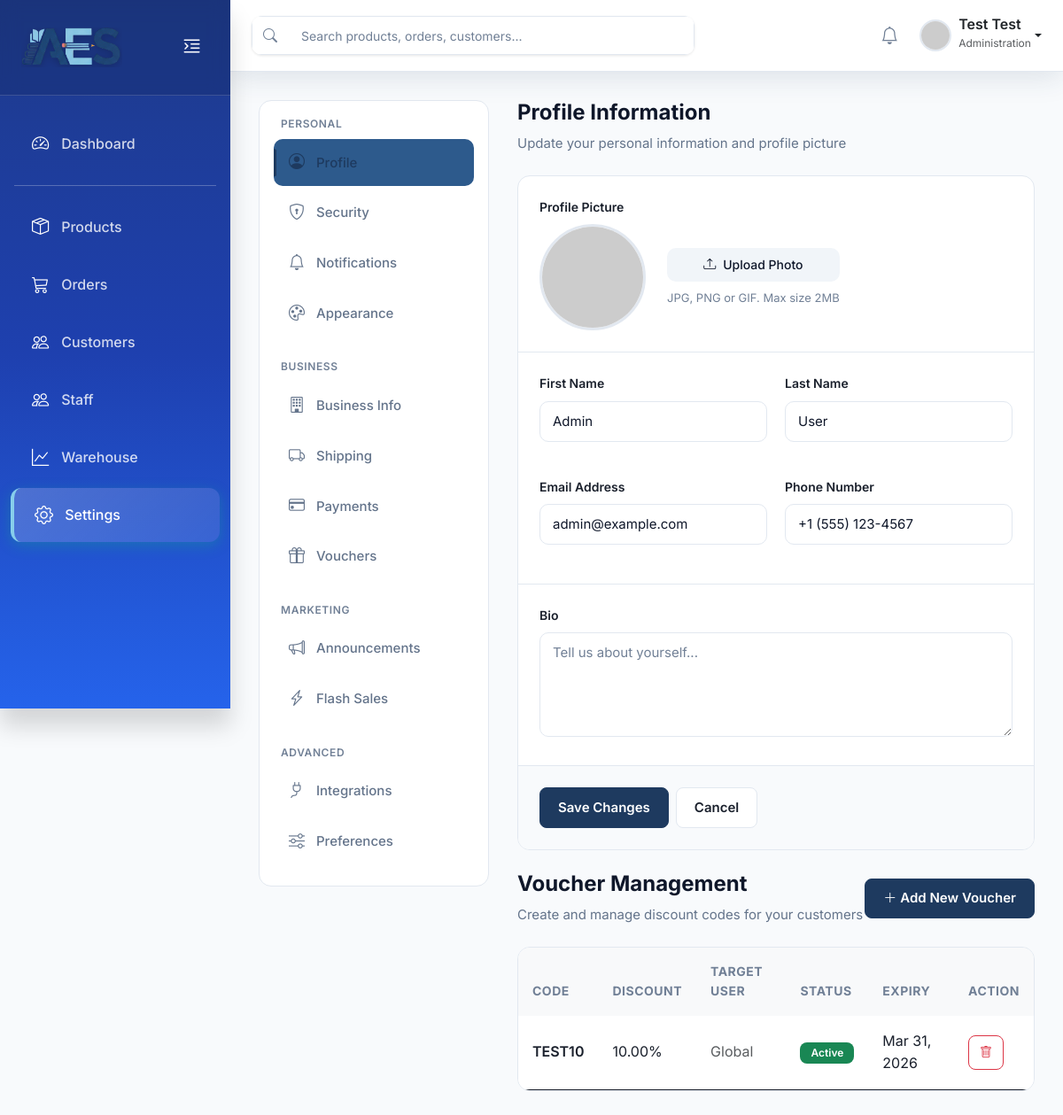
/admin/settings.php (signed in), run on the app's committed database.
### tables this page shows
CREATE TABLE `vouchers` (
  `id` int(11) NOT NULL,
  `code` varchar(50) NOT NULL,
  `discount_amount` decimal(10,2) NOT NULL,
  `discount_type` enum('fixed','percentage') DEFAULT 'fixed',
  `user_id` int(11) DEFAULT NULL,
  `is_used` tinyint(1) DEFAULT 0,
  `expiry_date` date NOT NULL,
  `created_at` timestamp NOT NULL DEFAULT current_timestamp()
);

### admin/settings.php (the view, shortened to what this page needs)
<?php
include 'includes/header.php';
?>
<div class="settings-container">
    <div class="settings-layout">
        <aside class="settings-sidebar">
            <div class="sidebar-inner">
                <div class="sidebar-section">
                    <div class="section-label">Personal</div>
                    <nav class="settings-nav">
                        <a href="#profile" class="nav-item active" onclick="showSettingsTab(event, 'profile')">
                            <i class="bi bi-person-circle"></i>
                            <span>Profile</span>
                        </a>
                        <a href="#account" class="nav-item" onclick="showSettingsTab(event, 'account')">
                            <i class="bi bi-shield-lock"></i>
                            <span>Security</span>
                        </a>
                        <a href="#notifications" class="nav-item" onclick="showSettingsTab(event, 'notifications')">
                            <i class="bi bi-bell"></i>
                            <span>Notifications</span>
                        </a>
                        <a href="#appearance" class="nav-item" onclick="showSettingsTab(event, 'appearance')">
                            <i class="bi bi-palette"></i>
                            <span>Appearance</span>
                        </a>
                    </nav>
                </div>
                <div class="sidebar-section">
                    <div class="section-label">Business</div>
                    <nav class="settings-nav">
                        <a href="#business" class="nav-item" onclick="showSettingsTab(event, 'business')">
                            <i class="bi bi-building"></i>
                            <span>Business Info</span>
                        </a>
                        <a href="#shipping" class="nav-item" onclick="showSettingsTab(event, 'shipping')">
                            <i class="bi bi-truck"></i>
                            <span>Shipping</span>
                        </a>
                        <a href="#payment" class="nav-item" onclick="showSettingsTab(event, 'payment')">
                            <i class="bi bi-credit-card"></i>
                            <span>Payments</span>
                        </a>
                        <a href="#vouchers" class="nav-item" onclick="showSettingsTab(event, 'vouchers')">
                            <i class="bi bi-gift"></i>
                            <span>Vouchers</span>
                        </a>
                    </nav>
                </div>
                <div class="sidebar-section">
                    <div class="section-label">Marketing</div>
                    <nav class="settings-nav">
                        <a href="#announcement" class="nav-item" onclick="showSettingsTab(event, 'announcement')">
                            <i class="bi bi-megaphone"></i>
                            <span>Announcements</span>
                        </a>
                        <a href="#flashsale" class="nav-item" onclick="showSettingsTab(event, 'flashsale')">
                            <i class="bi bi-lightning-charge"></i>
                            <span>Flash Sales</span>
                        </a>
                    </nav>
                </div>
                <div class="sidebar-section">
                    <div class="section-label">Advanced</div>
                    <nav class="settings-nav">
                        <a href="#integrations" class="nav-item" onclick="showSettingsTab(event, 'integrations')">
                            <i class="bi bi-plug"></i>
                            <span>Integrations</span>
                        </a>
                        <a href="#preferences" class="nav-item" onclick="showSettingsTab(event, 'preferences')">
                            <i class="bi bi-sliders"></i>
                            <span>Preferences</span>
                        </a>
                    </nav>
                </div>
            </div>
        </aside>
        <div class="settings-content">
            <div id="profile-settings" class="settings-panel">
                <div class="panel-header">
                    <h2 class="panel-title">Profile Information</h2>
                    <p class="panel-description">Update your personal information and profile picture</p>
                </div>
                <div class="settings-card">
                    <div class="card-section">
                        <label class="form-label">Profile Picture</label>
                        <div class="profile-upload">
                            <div class="profile-preview">
                                <img src="https://ui-avatars.com/api/?name=Admin+User&background=2563eb&color=fff&size=120" id="profilePreview" alt="Profile">
                            </div>
                            <div class="upload-info">
                                <button class="btn-upload" onclick="document.getElementById('profilePicture').click()">
                                    <i class="bi bi-upload me-2"></i>Upload Photo
                                </button>
                                <small class="upload-hint">JPG, PNG or GIF. Max size 2MB</small>
                            </div>
                        </div>
                    </div>
                    <div class="card-section">
                        <div class="form-grid">
                            <div class="form-group">
                                <label class="form-label">First Name</label>
                                <input type="text" class="form-input" value="Admin" placeholder="Enter first name">
                            </div>
                            <div class="form-group">
                                <label class="form-label">Last Name</label>
                                <input type="text" class="form-input" value="User" placeholder="Enter last name">
                            </div>
                            <div class="form-group">
                                <label class="form-label">Email Address</label>
                                <input type="email" class="form-input" value="admin@example.com" placeholder="Enter email">
                            </div>
                            <div class="form-group">
                                <label class="form-label">Phone Number</label>
                                <input type="tel" class="form-input" value="+1 (555) 123-4567" placeholder="Enter phone">
                            </div>
                        </div>
                    </div>
                    <div class="card-section">
                        <div class="form-group">
                            <label class="form-label">Bio</label>
                            <textarea class="form-input" rows="4" placeholder="Tell us about yourself..."></textarea>
                        </div>
                    </div>
                    <div class="card-actions">
                        <button class="btn-primary">Save Changes</button>
                        <button class="btn-secondary">Cancel</button>
                    </div>
                </div>
            </div>
            <div id="vouchers-settings" class="settings-panel">
                <div class="panel-header d-flex justify-content-between align-items-center">
                    <div>
                        <h2 class="panel-title">Voucher Management</h2>
                        <p class="panel-description">Create and manage discount codes for your customers</p>
                    </div>
                    <button class="btn btn-primary" onclick="openVoucherModal()">
                        <i class="bi bi-plus-lg me-1"></i> Add New Voucher
                    </button>
                </div>
                <div class="settings-card mt-4">
                    <div class="table-responsive">
                        <table class="table table-hover align-middle">
                            <thead class="table-light">
                                <tr>
                                    <th>Code</th>
                                    <th>Discount</th>
                                    <th>Target User</th>
                                    <th>Status</th>
                                    <th>Expiry</th>
                                    <th>Action</th>
                                </tr>
                            </thead>
                            <tbody>
                                <?php
                                $v_query = "SELECT v.*, u.full_name FROM aes.vouchers v
                                LEFT JOIN users u ON v.user_id = u.id
                                ORDER BY v.created_at DESC";
                                $v_res = mysqli_query($conn, $v_query);
                                while ($v = mysqli_fetch_assoc($v_res)):
                                    $is_expired = strtotime($v['expiry_date']) < time();
                                ?>
                                    <tr>
                                        <td><strong><?= $v['code'] ?></strong></td>
                                        <td><?= $v['discount_type'] == 'fixed' ? '₱' . $v['discount_amount'] : $v['discount_amount'] . '%' ?></td>
                                        <td><?= $v['full_name'] ?? '<span class="text-muted">Global</span>' ?></td>
                                        <td>
                                            <?php if ($v['is_used']): ?>
                                                <span class="badge bg-secondary">Used</span>
                                            <?php elseif ($is_expired): ?>
                                                <span class="badge bg-danger">Expired</span>
                                            <?php else: ?>
                                                <span class="badge bg-success">Active</span>
                                            <?php endif; ?>
                                        </td>
                                        <td><?= date('M d, Y', strtotime($v['expiry_date'])) ?></td>
                                        <td>
                                            <button class="btn btn-sm btn-outline-danger" onclick="deleteVoucher(<?= $v['id'] ?>)">
                                                <i class="bi bi-trash"></i>
                                            </button>
                                        </td>
                                    </tr>
                                <?php endwhile; ?>
                            </tbody>
                        </table>
                    </div>
                </div>
            </div>
        </div>
    </div>
</div>
</main>
<?php
include 'includes/footer.php';
?>

### admin/assets/css/index.css (style rules this page uses)
:root { --primary-color: #2563eb; --primary-dark: #1e40af; --secondary-color: #10b981; --accent-color: #f59e0b; --sidebar-width: 260px; --sidebar-collapsed-width: 80px; --bg-light: #f8fafc; --bg-white: #ffffff; --text-dark: #1e293b; --text-muted: #64748b; --border-color: #e2e8f0; --shadow-sm: 0 1px 3px rgba(0, 0, 0, 0.1); --shadow-md: 0 4px 6px rgba(0, 0, 0, 0.07); --shadow-lg: 0 10px 15px rgba(0, 0, 0, 0.1); --shadow-xl: 0 20px 25px rgba(0, 0, 0, 0.15); }
* { margin: 0; padding: 0; box-sizing: border-box; }
body { background: linear-gradient(135deg, #f5f7fa 0%, #e8eef5 100%); font-family: 'Inter', 'Segoe UI', -apple-system, BlinkMacSystemFont, sans-serif; overflow-x: hidden; color: var(--text-dark); line-height: 1.6; }
.table { margin-bottom: 0; }
.table thead { background: var(--bg-light); border-radius: 12px; }
.table thead th { border: none; padding: 1rem; font-weight: 600; font-size: 0.85rem; text-transform: uppercase; letter-spacing: 0.5px; color: var(--text-muted); }
.table tbody tr { border-bottom: 1px solid var(--border-color); transition: all 0.2s ease; }
.table tbody tr:last-child { border-bottom: none; }
.table tbody td { padding: 1rem; vertical-align: middle; color: var(--text-dark); }
.table tbody td strong { font-weight: 600; }
.table .btn-sm { border-radius: 8px; padding: 0.5rem 0.75rem; transition: all 0.3s ease; }

### admin/assets/css/products.css (style rules this page uses)
:root { --primary-color: #2563eb; --primary-dark: #1e40af; --secondary-color: #10b981; --accent-color: #f59e0b; --sidebar-width: 260px; --sidebar-collapsed-width: 80px; --bg-light: #f8fafc; --bg-white: #ffffff; --text-dark: #1e293b; --text-muted: #64748b; --border-color: #e2e8f0; --shadow-sm: 0 1px 3px rgba(0, 0, 0, 0.1); --shadow-md: 0 4px 6px rgba(0, 0, 0, 0.07); --shadow-lg: 0 10px 15px rgba(0, 0, 0, 0.1); --shadow-xl: 0 20px 25px rgba(0, 0, 0, 0.15); }
.table tbody tr { transition: all 0.2s ease; }
.badge { font-weight: 500; padding: 0.4em 0.8em; }

### admin/assets/css/staff.css (style rules this page uses)
.table { border-radius: 12px; overflow: hidden; }
.table thead { background: linear-gradient(135deg, #f7fafc 0%, #edf2f7 100%); }
.table thead th { font-weight: 700; font-size: 0.875rem; text-transform: uppercase; letter-spacing: 0.5px; border: none; padding: 1rem; }
.table tbody td { padding: 1rem; vertical-align: middle; }
.table-hover tbody tr { transition: all 0.2s ease; }
.badge { font-weight: 600; padding: 0.5em 1em; border-radius: 8px; }
.btn-primary { background: linear-gradient(135deg, #667eea 0%, #764ba2 100%); border: none; font-weight: 600; }

### admin/assets/css/warehouse.css (style rules this page uses)
:root { --primary-color: #2563eb; --primary-dark: #1e40af; --secondary-color: #10b981; --accent-color: #f59e0b; --sidebar-width: 260px; --sidebar-collapsed-width: 80px; --bg-light: #f8fafc; --bg-white: #ffffff; --text-dark: #1e293b; --text-muted: #64748b; --border-color: #e2e8f0; --shadow-sm: 0 1px 3px rgba(0, 0, 0, 0.1); --shadow-md: 0 4px 6px rgba(0, 0, 0, 0.07); --shadow-lg: 0 10px 15px rgba(0, 0, 0, 0.1); --shadow-xl: 0 20px 25px rgba(0, 0, 0, 0.15); --success-color: #10b981; --warning-color: #f59e0b; --danger-color: #ef4444; --info-color: #3b82f6; }
* { margin: 0; padding: 0; box-sizing: border-box; }
body { font-family: 'Inter', -apple-system, BlinkMacSystemFont, 'Segoe UI', sans-serif; background: var(--bg-light); color: var(--text-dark); line-height: 1.6; }
.card-actions { display: flex; gap: 0.5rem; }
.form-label { font-size: 0.875rem; font-weight: 600; color: var(--text-dark); margin-bottom: 0.5rem; }
.btn-secondary { background: var(--bg-white); border: 1px solid var(--border-color); color: var(--text-dark); padding: 0.625rem 1.25rem; border-radius: 8px; font-weight: 600; transition: all 0.2s; }
.btn-primary { background: var(--primary-color); border: 1px solid var(--primary-color); color: var(--bg-white); padding: 0.625rem 1.25rem; border-radius: 8px; font-weight: 600; transition: all 0.2s; }

### admin/assets/css/order.css (style rules this page uses)
:root { --primary-color: #1e3a5f; --primary-light: #2d5a8c; --secondary-color: #87CEEB; --accent-color: #FFD700; --text-dark: #1a202c; --text-muted: #718096; --light-bg: #f7fafc; --cream: #edf2f7; --warm: #e2e8f0; --white: #FFFFFF; --font: -apple-system, BlinkMacSystemFont, 'Segoe UI', Roboto, sans-serif; --radius: 4px; --transition: 0.22s ease; --shadow: 0 2px 16px rgba(30, 58, 95, 0.09); --shadow-md: 0 6px 32px rgba(30, 58, 95, 0.13); }

### data on the page
vouchers: code "TEST10", discount_amount "10.00", full_name "Global", is_used "Active", expiry_date "Mar 31, 2026"

### other printed values
$_SESSION['full_name'] "Test Test"
$_SESSION['dept'] "Administration"
